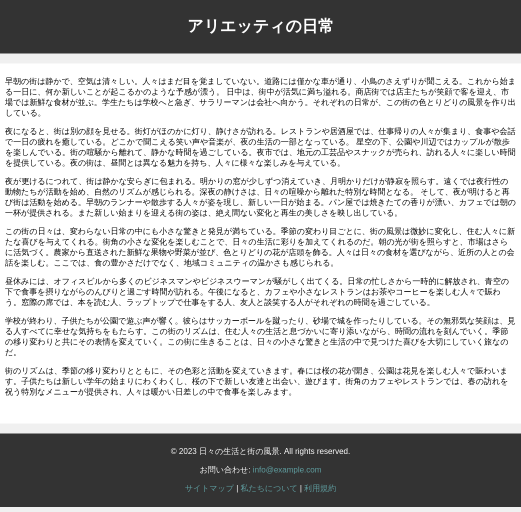
#> input picture python/src/module/img/bf_html.png, 1042 x 1024 px, found by its file name (shown at 1/2 size)
$ python detect_rec_divide_akaze.py
#> lines starting #> are read from the running program, lines starting #| are printed output that depends on the picture; after the words box and inside, x2 and y2 are one past the last pixel; in counts of white or black regions, pixels touching at a corner belong together
"""
本プログラムの機能
    2つの入力画像の差分を検出し、差分を緑枠で囲んだ画像を出力する。

入力画像は、以下を想定。
    ・WebアプリやWebページをスクリーンショットした画面画像
    ・背景が白地
    ・画面要素の「追加・削除・移動・変更・拡縮」の基本的な変更のみ
を想定

主な処理は、画像処理により以下を生成
    ・変更前後の差分が白、その他の部分が黒
その後、上記の画像の白を囲む矩形領域の座標を取得し、
    ・変更前画像に矩形領域を緑枠
で描画した画像を出力


参考サイト
    https://sosotata.com/spot7differences/

"""
import cv2
import os
import numpy as np
import subprocess
import math


RED_TEXT_START = "\033[91m"
RED_TEXT_END = "\033[0m"
GREEN_TEXT_START = "\033[92m"
GREEN_TEXT_END = "\033[0m"


def str_red(text):
    """
    文字列を赤色で装飾する関数

    Parameters:
    - text (str): 装飾する文字列

    Returns:
    - decorated_text (str): 赤色で装飾された文字列
    """
    # return text
    return f"{RED_TEXT_START}{text}{RED_TEXT_END}"


def str_green(text):
    """
    文字列を緑色で装飾する関数

    Parameters:
    - text (str): 装飾する文字列

    Returns:
    - decorated_text (str): 緑色で装飾された文字列
    """
    # return text
    return f"{GREEN_TEXT_START}{text}{GREEN_TEXT_END}"


def update_text_positions(contour, text_positions, threshold_distance=150):
    """
    検出した枠において、近い枠同士を結合する関数

    Parameters:
    - contour (list): 検出した輪郭の座標情報
    - text_positions (list): 既存のテキスト位置情報が格納されたリスト
    - threshold_distance (int): 枠を結合するための距離の閾値

    Description:
    与えられた検出した輪郭と既存のテキスト位置情報を比較し、
    近い枠同士を結合する。結合された場合は既存のテキスト位置情報を更新し、
    結合されない場合は新しいテキスト位置情報を追加する。
    """
    x, y, w, h = cv2.boundingRect(contour)
    center_x, center_y = x + w // 2, y + h // 2

    is_added_to_existing = False
    for text_position in text_positions:
        dist = np.sqrt((center_x - text_position[0]) ** 2 + (center_y - text_position[1]) ** 2)
        if dist < threshold_distance:
            text_position[0] = (text_position[0] + center_x) // 2
            text_position[1] = (text_position[1] + center_y) // 2
            text_position[2] = min(text_position[2], x)
            text_position[3] = min(text_position[3], y)
            text_position[4] = max(text_position[4], x + w)
            text_position[5] = max(text_position[5], y + h)
            is_added_to_existing = True
            break

    if not is_added_to_existing:
        text_positions.append([center_x, center_y, x, y, x + w, y + h])


def filter_contours_by_area(contours, threshold_area=700):
    """
    一定の面積以下の輪郭を除外する関数

    Parameters:
    - contours (list): 輪郭情報が格納されたリスト
    - threshold_area (int): 一定の面積の閾値（適宜調整する）

    Returns:
    - filtered_contours (list): 面積が閾値以上の輪郭のみを格納したリスト
    """

    filtered_contours = []

    for contour in contours:
        area = cv2.contourArea(contour)

        if area > threshold_area:
            filtered_contours.append(contour)

    return filtered_contours


def match_red_and_green_rectangles(red_rectangles, green_rectangles, distance_threshold=850):
    """
    赤枠と緑枠の対応付けを行う関数

    Parameters:
    - red_rectangles (list): 赤枠の座標情報が格納されたリスト
    - green_rectangles (list): 緑枠の座標情報が格納されたリスト
    - distance_threshold (int): 赤枠と緑枠を対応付けるための距離の閾値（適宜調整する）

    Returns:
    - match_list (list): マッチング結果を格納したリスト
    """

    match_list = []  # マッチング結果を格納するリスト
    used_green_rect_indices = set()  # すでに対応付けされた緑枠のインデックスを格納する集合

    for i, (x1, y1, w1, h1) in enumerate(red_rectangles, start=1):
        min_distance = float('inf')  # 最小距離を初期化
        closest_green_rect_index = None  # 最も近い緑枠のインデックスを初期化

        for j, (x2, y2, w2, h2) in enumerate(green_rectangles, start=1):
            if j-1 in used_green_rect_indices:  # すでに対応付けされた緑枠はスキップする
                continue

            # 赤枠と緑枠の中心座標を計算
            center_x1 = x1 + w1 // 2
            center_y1 = y1 + h1 // 2
            center_x2 = x2 + w2 // 2
            center_y2 = y2 + h2 // 2

            # 中心座標間の距離を計算
            distance = np.sqrt((center_x1 - center_x2)**2 + (center_y1 - center_y2)**2)

            if distance < distance_threshold and distance < min_distance:
                min_distance = distance
                closest_green_rect_index = j-1

        if closest_green_rect_index is not None:
            match_list.append((i, closest_green_rect_index+1, red_rectangles[i-1], green_rectangles[closest_green_rect_index]))
            used_green_rect_indices.add(closest_green_rect_index)  # 対応付けされた緑枠のインデックスを集合に追加する

    # print("\n【 対応する枠ペア情報 】")
    # print(f"・枠ペアの数: {int(len(match_list))}")
    for match in match_list:
        red_index, green_index, red_rect, green_rect = match
        # print(f"・{str_red('赤枠')}{red_index:2} と{str_green('緑枠')}{green_index:2} は対応します")

        # 赤枠の座標情報
        red_x, red_y, red_w, red_h = red_rect
        # print(f"    赤枠: 左上({red_x}, {red_y}), 幅{red_w}, 高さ{red_h}")

        # 緑枠の座標情報
        green_x, green_y, green_w, green_h = green_rect
        # print(f"    緑枠: 左上({green_x}, {green_y}), 幅{green_w}, 高さ{green_h}")
    print("")

    return match_list


# [34 lines left out: function detect_pos_diff, not called in this run]


def main():
    """

        前処理（画像の読み込み＆画像処理）

    """
    # 保存先ディレクトリを作成
    output_dir = os.path.join(os.path.dirname(os.path.abspath(__file__)), "high_png/")
    # フォルダが存在しない場合は作成
    if not os.path.exists(output_dir):
        os.makedirs(output_dir)
        command = f"sudo chown -R aridome:aridome {output_dir}"
        # コマンドを実行
        subprocess.call(command, shell=True)
#> (this line was passed over: subprocess is not available in this run)

    # ファイル名を生成
    output_file_name_A = 'bf_html.png'
    output_file_name_B = 'af_html.png'
    # ファイルパスを作成
    output_file_path_A = os.path.join(output_dir, output_file_name_A)
    output_file_path_B = os.path.join(output_dir, output_file_name_B)

    # 画像読み込み
    before_img = cv2.imread(output_file_path_A)
#> before_img is the input picture: shape (1024, 1042, 3); mean B, G, R 189.3, 189.3, 189.2
    after_img = cv2.imread(output_file_path_B)
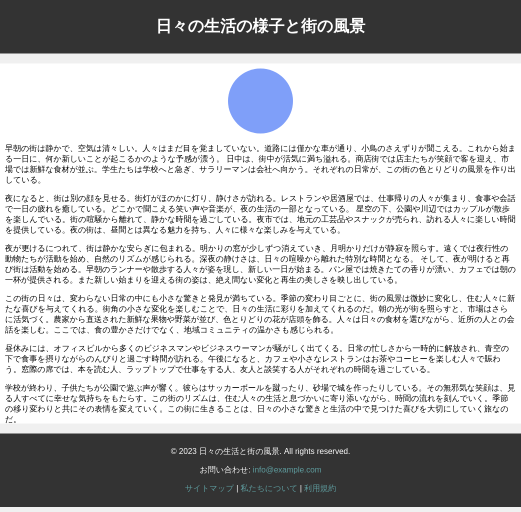
#> input picture python/src/module/img/af_html.png, 1042 x 1024 px, found by its file name (shown at 1/2 size)
#> after_img is the input picture: shape (1024, 1042, 3); mean B, G, R 191.4, 190.3, 189.8

    # 画像1のサイズを取得
    height1, width1, _ = before_img.shape

    # 画像2のサイズを取得
    height2, width2, _ = after_img.shape

    # ターゲットのサイズ
    target_width = 2613
    target_height = 2567

    # サイズが異なる場合はリサイズ
    if (width1, height1) != (width2, height2):
        before_img = cv2.resize(before_img, (target_width, target_height))
        after_img = cv2.resize(after_img, (target_width, target_height))
        # # ターゲットの幅を指定し、アスペクト比を維持してリサイズ
        # width = 1200
        # before_img = cv2.resize(before_img, (width, int(before_img.shape[0] * (width / before_img.shape[1]))), interpolation=cv2.INTER_AREA)
        # after_img = cv2.resize(after_img, (width, int(after_img.shape[0] * (width / after_img.shape[1]))), interpolation=cv2.INTER_AREA)

    ### akazeによる特徴点抽出 ###
    # 画像サイズを取得
    hA, wA, cA = before_img.shape[:3]
    hB, wB, cA = after_img.shape [:3]

    # 特徴量検出器を作成
    akaze = cv2.AKAZE_create()
    # 二つの画像の特徴点を抽出
    kpA, desA = akaze.detectAndCompute(before_img,None)
#> kpA = 9924 keypoints; strongest (x, y, size): (400, 43, 5.7), (66, 582, 8.1), (390, 603, 8.1), (471, 782, 8.1)
    kpB, desB = akaze.detectAndCompute(after_img,None)
#> kpB = 8993 keypoints; strongest (x, y, size): (419, 49, 4.8), (66, 716, 8.1), (390, 737, 8.1), (974, 395, 8.1)

    # imageBを透視変換する
    # 透視変換: 斜めから撮影した画像を真上から見た画像に変換する感じ
    # BFMatcher型のオブジェクトを作成する
    bf = cv2.BFMatcher(cv2.NORM_HAMMING, crossCheck=True)
    # 記述子をマッチさせる。※スキャン画像(B2)の特徴抽出はforループ前に実施済み。
    matches = bf.match(desA,desB)
#> matches = 8772 matches
    # マッチしたものを距離順に並べ替える。
    matches = sorted(matches, key = lambda x:x.distance)
    # マッチしたもの（ソート済み）の中から上位★%（参考：15%)をgoodとする。
    good = matches[:int(len(matches) * 0.5)]
#> good = 4386 matches
    # 対応が取れた特徴点の座標を取り出す？
    src_pts = np.float32([kpA[m.queryIdx].pt for m in good]).reshape(-1,1,2)
    dst_pts = np.float32([kpB[m.trainIdx].pt for m in good]).reshape(-1,1,2)
    # findHomography:二つの画像から得られた点の集合を与えると、その物体の投射変換を計算する
    M, mask = cv2.findHomography(dst_pts, src_pts, cv2.RANSAC,5.0) # dst_img作成の際だけ使う。warpperspectiveの使い方がわかってない。
#> M = [[1, -1.04e-09, 9.05e-07], [-1.5e-09, 1, -134], [-2.06e-12, -2.22e-12, 1]]; mask = 4386 values from 1 to 1
    # after_imgを透視変換。
    after_img_transform = cv2.warpPerspective(after_img, M, (wA, hA))

    # imgAとdst_imgの差分を求めてresultとする。グレースケールに変換。
    result = cv2.absdiff(before_img, after_img_transform)
    result_gray = cv2.cvtColor(result, cv2.COLOR_BGR2GRAY)

    # 二値化
    _, result_bin = cv2.threshold(result_gray, 50, 255, cv2.THRESH_BINARY) # 閾値は50
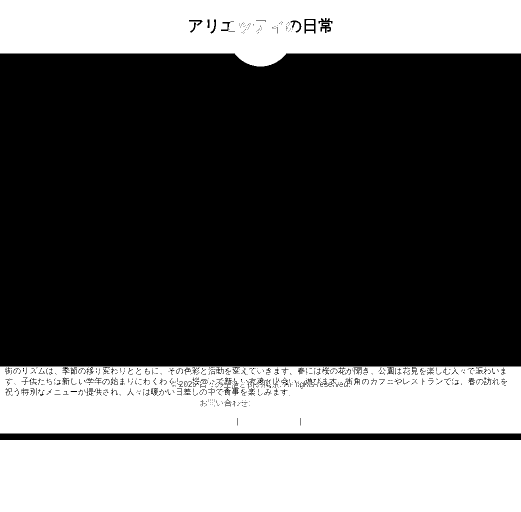
#> result_bin: shape (1024, 1042) (shown at 1/2 size); 37% white; 34 white regions (27 under 20 px), largest, box (x1, y1, x2, y2) and area: (0, 880, 1042, 1024) 150048, (0, 733, 1042, 867) 132583, (0, 0, 1042, 133) 111624

    # カーネルを準備（オープニング用）
    kernel = np.ones((2,2),np.uint8)
    # オープニング（収縮→膨張）実行 ノイズ除去
    result_bin = cv2.morphologyEx(result_bin, cv2.MORPH_OPEN, kernel) # オープニング（収縮→膨張）。ノイズ除去。
#> result_bin: shape (1024, 1042); 36.9% white; 56 white regions (45 under 20 px), largest, box (x1, y1, x2, y2) and area: (0, 881, 1042, 1024) 149006, (0, 734, 1042, 868) 131333, (0, 0, 1042, 134) 112610


    # 画像処理（グレースケール化＆平滑化＆ぼかし）
    before_gray = cv2.cvtColor(before_img, cv2.COLOR_BGR2GRAY)
    after_gray = cv2.cvtColor(after_img, cv2.COLOR_BGR2GRAY)

    # ヒストグラム均等化は全ての画素の輝度値を均等に分布する。
    # 画像内の局所的な部分（極端に明るいor暗い部分）があると、
    # その部分のコントラスが強調されてしまう。
    # また、ノイズが強い場合、均等化によりノイズが増幅されてしまう。
    # clahe = cv2.createCLAHE(clipLimit=30.0, tileGridSize=(10, 10))
    # before_gray = clahe.apply(before_gray)
    # after_gray = clahe.apply(after_gray)

    # before_gray = cv2.GaussianBlur(before_gray, (11, 11), 0)
    # after_gray = cv2.GaussianBlur(after_gray, (11, 11), 0)

    # 画像の差分を計算
    diff = cv2.absdiff(before_gray, after_gray)
    ret, diff = cv2.threshold(diff, 0, 255, cv2.THRESH_BINARY + cv2.THRESH_OTSU)
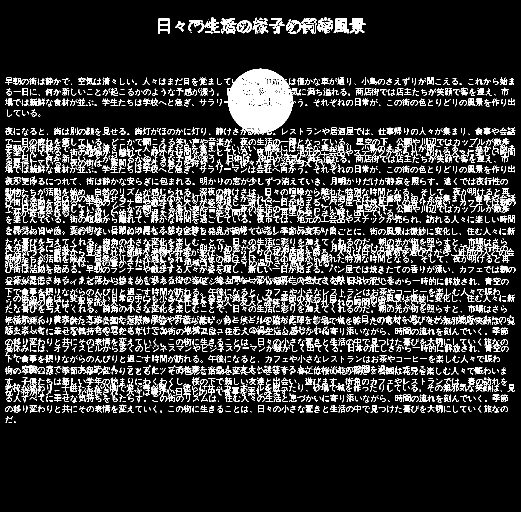
#> diff: shape (1024, 1042) (shown at 1/2 size); 14% white in thin lines or dots, all inside (x1, y1, x2, y2) = (10, 35, 1031, 846)
#> ret = 89
    # diff = cv2.GaussianBlur(diff, (11, 11), 0)

    ### 枠づけ ###
    red_rectangles = []  # 赤枠の情報を格納するリスト
    green_rectangles = []  # 緑枠の情報を格納するリスト
    blue_rectangles = []  # 緑枠の情報を格納するリスト
    text_positions_before = []  # 変更前画像から変更後画像を引いた差分画像における、文字の位置情報を格納するリスト
    text_positions_after = []  # 変更後画像から変更前画像を引いた差分画像における、文字の位置情報を格納するリスト
    text_positions_result = []  # absdiff差分画像における、文字の位置情報を格納するリスト
    all_text_positions = []  # 上記２つのリストを足し合わせた、文字の位置情報を格納するリスト
    correct_contours_before = [] # 赤枠の情報（左上隅座標(x, y)と幅、高さ）を格納するリスト
    correct_contours_after = [] # 緑枠の情報（左上隅座標(x, y)と幅、高さ）を格納するリスト
    correct_contours_result = [] # 青枠の情報（左上隅座標(x, y)と幅、高さ）を格納するリスト

    # 二値化
    ret, before_bin = cv2.threshold(before_gray, 0, 255, cv2.THRESH_BINARY + cv2.THRESH_OTSU)
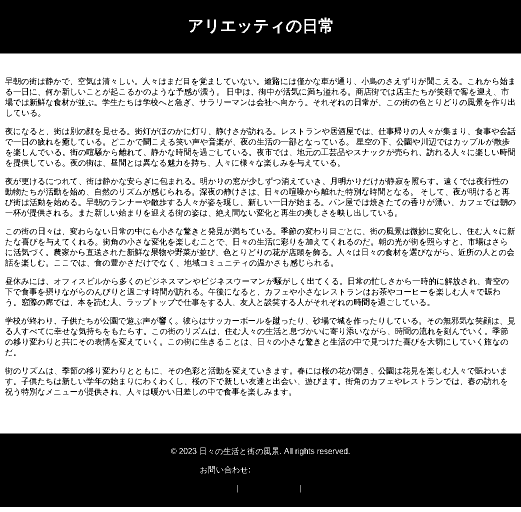
#> before_bin: shape (1024, 1042) (shown at 1/2 size); 68.7% white; 2480 black regions (1065 under 20 px), largest, box (x1, y1, x2, y2) and area: (0, 867, 1042, 1014) 151426, (0, 0, 1042, 107) 108960, (302, 497, 332, 512) 196
#> ret = 152
    before_bin = cv2.GaussianBlur(before_bin, (11, 11), 0)
    ret, after_bin = cv2.threshold(after_gray, 0, 255, cv2.THRESH_BINARY + cv2.THRESH_OTSU)
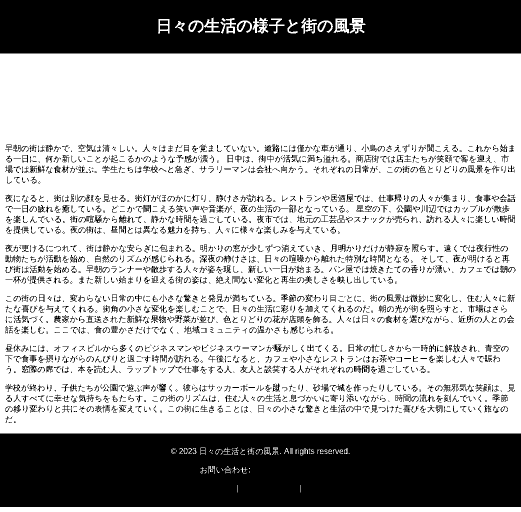
#> after_bin: shape (1024, 1042) (shown at 1/2 size); 69.7% white; 2241 black regions (980 under 20 px)
#> ret = 151
    after_bin = cv2.GaussianBlur(after_bin, (11, 11), 0)

    # 白黒を逆にする
    before_bin_reverse = cv2.bitwise_not(before_bin)
    after_bin_reverse = cv2.bitwise_not(after_bin)
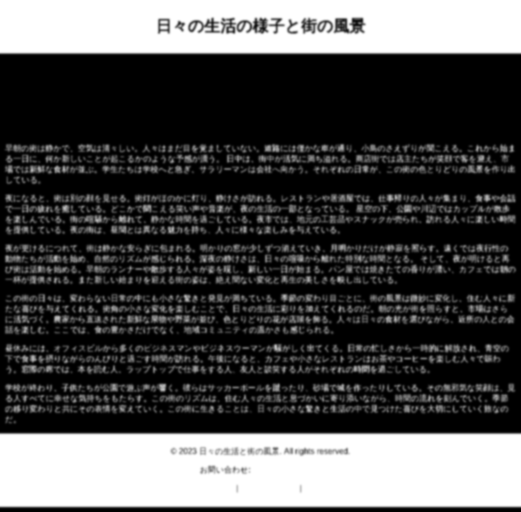
#> after_bin_reverse: shape (1024, 1042) (shown at 1/2 size); min 0, max 255, mean 77.3

    # 画像Aから画像Bを引くことで1枚目の画像の差分のみを取得
    diff_before = cv2.subtract(before_bin_reverse, after_bin_reverse)
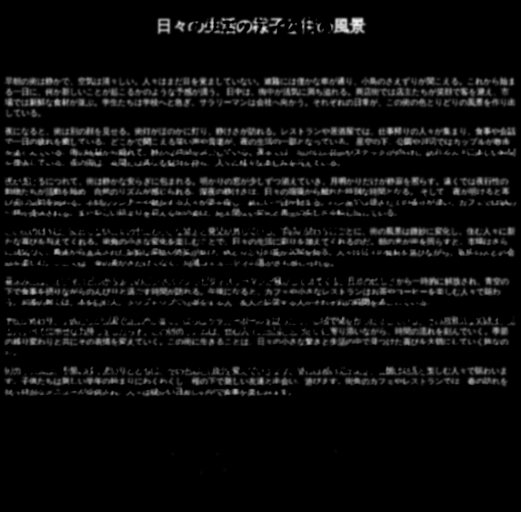
#> diff_before: shape (1024, 1042) (shown at 1/2 size); min 0, max 243, mean 13.8
    diff_after = cv2.subtract(after_bin_reverse, before_bin_reverse)


    """

        差分検出

    """
    # 差分画像内の輪郭を検出
    contours_before, _ = cv2.findContours(diff_before, cv2.RETR_EXTERNAL, cv2.CHAIN_APPROX_SIMPLE)
#> contours_before = 100 contours, 33 with area under 20; largest, box (x1, y1, x2, y2) and area: (6, 150, 1034, 238) 62938, (6, 250, 1035, 338) 55658, (155, 350, 1036, 439) 52284, (7, 450, 1033, 538) 46120, (504, 629, 1034, 696) 22390
#> (the rest of the program and of its run is left out)
